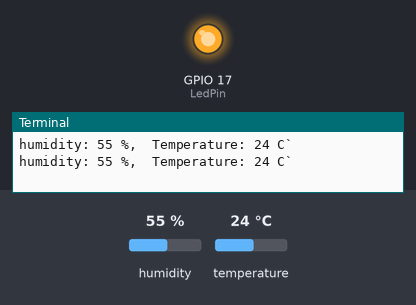
Simulated run of this program. Board: Raspberry Pi (BCM pin numbers). On the bench: output pins drawn as LEDs (lit = HIGH), the last lines printed to the terminal. The inputs (shaded band) are chosen by the test bench; at power-on: temperature 24 °C, humidity 55 %.

Above: at 1.2 s.
1.3 s: temperature set to 20 °C
At 2.7 s:
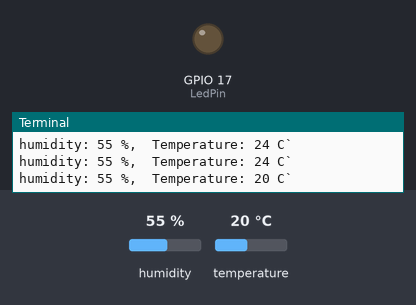
3.7 s: temperature set to 28 °C
At 5.4 s:
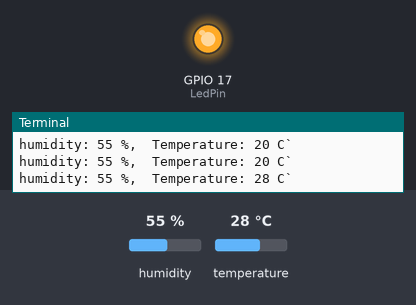
5.9 s: temperature set to 12 °C
At 7.0 s:
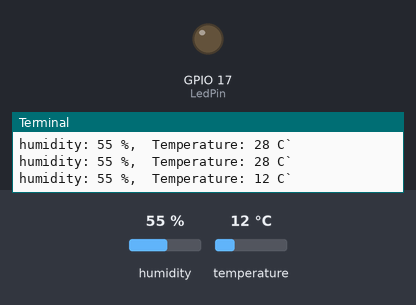
Timing chart, 0 to 8.9 s (numbered marks = the images above; inputs shaded):
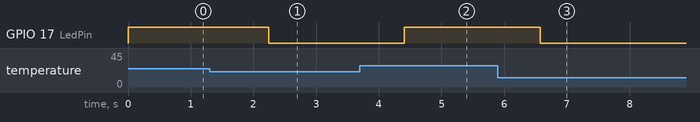

Measured:
- the behaviour switches between 22 and 21 °C on temperature (found by bisection; images 0 and 1)
- after the input at 1.3 s, GPIO 17 (LedPin): HIGH → LOW after 0.95 s
- after the input at 3.7 s, GPIO 17 (LedPin): LOW → HIGH after 0.71 s
- after the input at 5.9 s, GPIO 17 (LedPin): HIGH → LOW after 0.67 s

The program:

Thermomitor-LCD.py
```python
#!/usr/bin/env python3
import RPi.GPIO as GPIO
import time

dhtPin = 27
LedPin = 17

GPIO.setmode(GPIO.BCM)

MAX_UNCHANGE_COUNT = 100

STATE_INIT_PULL_DOWN = 1
STATE_INIT_PULL_UP = 2
STATE_DATA_FIRST_PULL_DOWN = 3
STATE_DATA_PULL_UP = 4
STATE_DATA_PULL_DOWN = 5

GPIO.setup(LedPin, GPIO.OUT, initial=GPIO.HIGH)

def readDht11():
	GPIO.setup(dhtPin, GPIO.OUT)
	GPIO.output(dhtPin, GPIO.HIGH)
	time.sleep(0.05)
	GPIO.output(dhtPin, GPIO.LOW)
	time.sleep(0.02)
	GPIO.setup(dhtPin, GPIO.IN, GPIO.PUD_UP)

	unchanged_count = 0
	last = -1
	data = []
	while True:
		current = GPIO.input(dhtPin)
		data.append(current)
		if last != current:
			unchanged_count = 0
			last = current
		else:
			unchanged_count += 1
			if unchanged_count > MAX_UNCHANGE_COUNT:
				break

	state = STATE_INIT_PULL_DOWN

	lengths = []
	current_length = 0

	for current in data:
		current_length += 1

		if state == STATE_INIT_PULL_DOWN:
			if current == GPIO.LOW:
				state = STATE_INIT_PULL_UP
			else:
				continue
		if state == STATE_INIT_PULL_UP:
			if current == GPIO.HIGH:
				state = STATE_DATA_FIRST_PULL_DOWN
			else:
				continue
		if state == STATE_DATA_FIRST_PULL_DOWN:
			if current == GPIO.LOW:
				state = STATE_DATA_PULL_UP
			else:
				continue
		if state == STATE_DATA_PULL_UP:
			if current == GPIO.HIGH:
				current_length = 0
				state = STATE_DATA_PULL_DOWN
			else:
				continue
		if state == STATE_DATA_PULL_DOWN:
			if current == GPIO.LOW:
				lengths.append(current_length)
				state = STATE_DATA_PULL_UP
			else:
				continue
	if len(lengths) != 40:
		#print ("Data not good, skip")
		return False

	shortest_pull_up = min(lengths)
	longest_pull_up = max(lengths)
	halfway = (longest_pull_up + shortest_pull_up) / 2
	bits = []
	the_bytes = []
	byte = 0

	for length in lengths:
		bit = 0
		if length > halfway:
			bit = 1
		bits.append(bit)
	#print ("bits: %s, length: %d" % (bits, len(bits)))
	for i in range(0, len(bits)):
		byte = byte << 1
		if (bits[i]):
			byte = byte | 1
		else:
			byte = byte | 0
		if ((i + 1) % 8 == 0):
			the_bytes.append(byte)
			byte = 0
	#print (the_bytes)
	checksum = (the_bytes[0] + the_bytes[1] + the_bytes[2] + the_bytes[3]) & 0xFF
	if the_bytes[4] != checksum:
		#print ("Data not good, skip")
		return False

	return the_bytes[0], the_bytes[2]

def main():

	while True:
		result = readDht11()
		if result:
			humidity, temperature = result
			print ("humidity: %s %%,  Temperature: %s C`" % (humidity, temperature))
			if temperature < 22:
				GPIO.output(LedPin, GPIO.LOW)
			else:
				GPIO.output(LedPin, GPIO.HIGH)
		time.sleep(1)

def destroy():
	GPIO.cleanup()

if __name__ == '__main__':
	try:
		main()
	except KeyboardInterrupt:
		destroy() 
```
